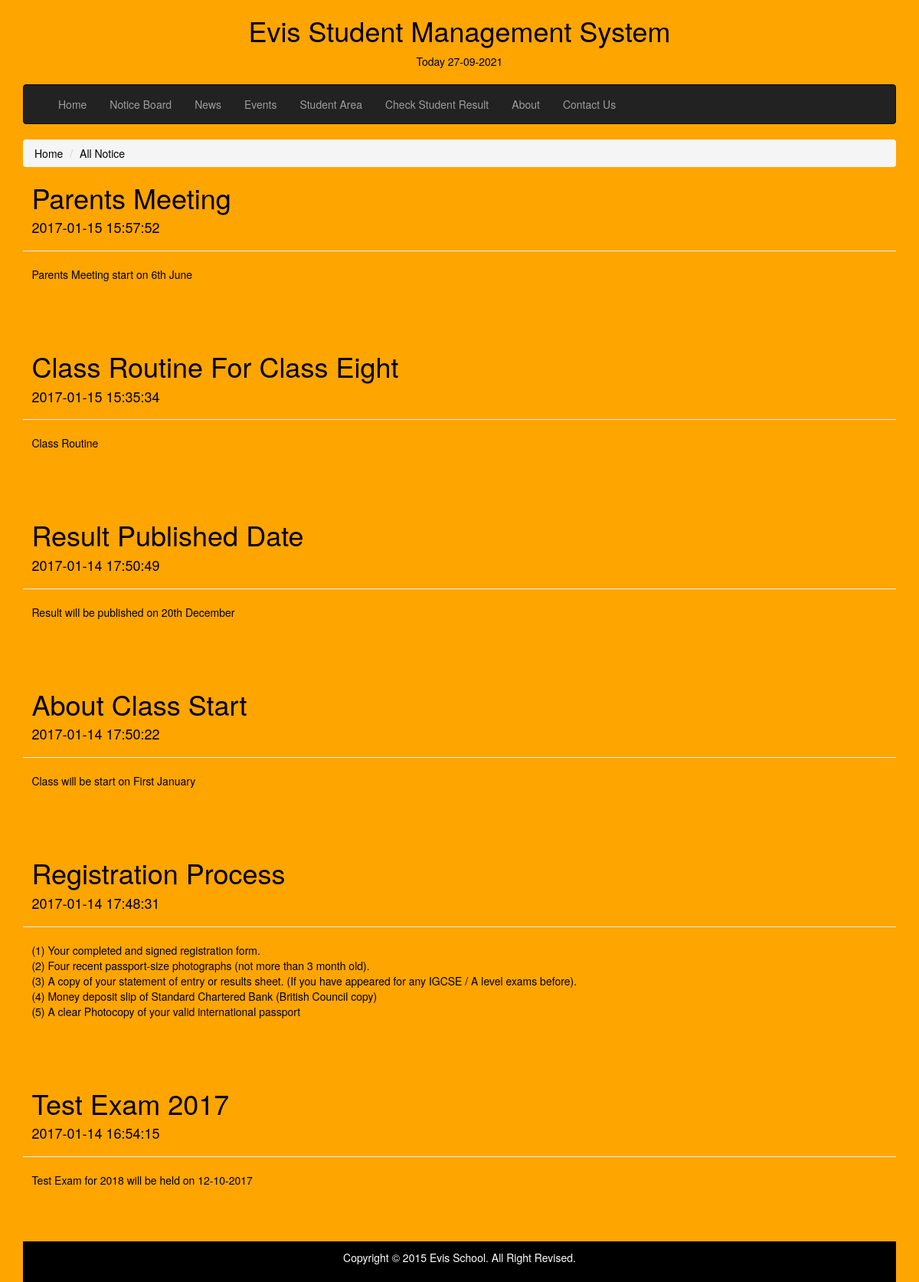
Screenshot of /all_notice.php with the database file from the repository.
### tables this page shows
CREATE TABLE `tbl_notice` (
  `notice_id` int(4) NOT NULL,
  `notice_title` varchar(60) NOT NULL,
  `notice_main` text NOT NULL,
  `notice_time` datetime NOT NULL DEFAULT CURRENT_TIMESTAMP,
  `notice_status` tinyint(1) NOT NULL
);

### models/home.php (called while the page is built, shortened)
<?php
    class Database {
    public function __construct() {
        $database_name='db_evis_student_management_system';
    }
}

### controllers/home.php (called while the page is built, shortened)
<?php
require_once 'models/home.php';
class Home {
    public function select_all_notice() {
        $sql = "SELECT * FROM tbl_notice ORDER BY notice_id DESC LIMIT 6";
        $query_result = mysql_query($sql);
        return $query_result;
    }
}

### all_notice.php (the view, shortened to what this page needs)
<?php
    require_once 'controllers/home.php';
    $obj_home = new Home();
    $result = $obj_home->select_all_notice();
?>
<!DOCTYPE html>
<html lang="en">
    <head>
        <link href="public/css/bootstrap.min.css" rel="stylesheet">
        <link href="public/css/style.css" rel="stylesheet">
    </head>
    <body>
        <div class="wrapper">
            <div class="container">
                <div class="row">
                    <div class="col-md-6 col-md-offset-3">
                        <div class="institute_name">
                            <h1>Evis Student Management System</h1>
                        </div>
                    </div>
                </div>
                <br/>
                <nav class="navbar navbar navbar-inverse" role="navigation">
                    <div class="container">
                        <div class="row">
                            <div class="col-xs-12">
                                <div class="mainmenu">
                                    <div class="collapse navbar-collapse navbar-responsive-collapse">
                                        <ul class="nav navbar-nav">
                                            <li><a href="index.php">Home</a></li>
                                            <li><a href="all_notice.php">Notice Board</a></li>
                                            <li><a href="all_news.php">News</a></li>
                                            <li><a href="all_event.php">Events</a></li>
                                            <li><a href="student_area.php">Student Area</a></li>
                                            <li><a href="check_student_result.php">Check Student Result</a></li>
                                            <li><a href="about.php">About</a></li>
                                            <li><a href="contact.php">Contact Us</a></li>
                                        </ul>
                                    </div>
                                </div>
                            </div>
                        </div>
                    </div>
                </nav>
                <div class="row" style="min-height: 350px;">
                    <div class="col-md-12">
                        <ul class="breadcrumb">
                            <li class="completed"><a href="index.php">Home</a></li>
                            <li class="active"><a href="all_notice.php">All Notice</a></li>
                        </ul>
                        <?php
                        while ($row = mysql_fetch_assoc($result)) {
                            ?>
                            <h1 style="margin-left: 1%;"><?php echo $row['notice_title']; ?></h1><h4 style="margin-left: 1%;"><?php echo $row['notice_time']; ?></h4><hr/>
                            <p style="margin-left: 1%;"><?php echo $row['notice_main']; ?></p><br/><br/><br/>
                            <?php
                        }
                        ?>
                    </div>
                </div>
                <div class="col-md-12" style="background-color: black; color:white; padding: 1%; text-align: center;">
                    <p>Copyright © 2015 Evis School. All Right Revised.</p>
                </div>
            </div>
        </div>
    </body>
</html>

### public/css/style.css (style rules this page uses)
.wrapper { background-color: orange; color:black; }
.institute_name { text-align: center; }
.navbar-nav > li > a { color: black; }
a { color:black; }

### rows the page displays
tbl_notice: notice_title "Parents Meeting", notice_time "2017-01-15 15:57:52", notice_main "Parents Meeting start on 6th June"
tbl_notice: notice_title "Class Routine For Class Eight", notice_time "2017-01-15 15:35:34", notice_main "Class Routine"
tbl_notice: notice_title "Result Published Date", notice_time "2017-01-14 17:50:49", notice_main "Result will be published on 20th December"
tbl_notice: notice_title "About Class Start", notice_time "2017-01-14 17:50:22", notice_main "Class will be start on First January"
tbl_notice: notice_title "Registration Process", notice_time "2017-01-14 17:48:31", notice_main "(1) Your completed and signed registration form. (2) Four recent passport-size photographs (not more than 3 month old). (3) A copy of your statement of entry or results sheet. (If you have appeared for any IGCSE / A level exams before). (4) Money deposit slip of Standard Chartered Bank (British Council copy) (5) A clear Photocopy of your valid international passport"
tbl_notice: notice_title "Test Exam 2017", notice_time "2017-01-14 16:54:15", notice_main "Test Exam for 2018 will be held on 12-10-2017"
